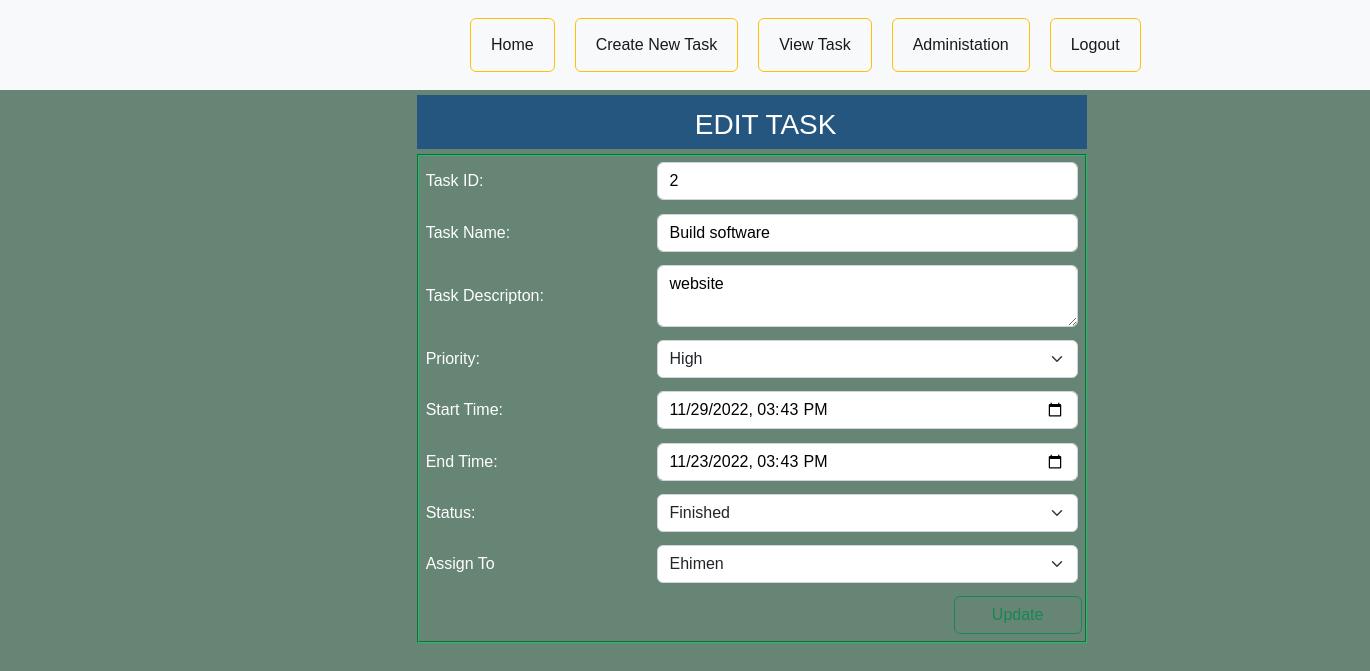
The page /update-task.php?id=2 on the database its author committed.
### tables this page shows
CREATE TABLE `task_tbl` (
  `id` int(5) NOT NULL,
  `task_description` varchar(255) NOT NULL,
  `task_name` varchar(100) NOT NULL,
  `end_time` datetime NOT NULL,
  `priority` varchar(225) NOT NULL,
  `start_time` datetime NOT NULL,
  `login_id` int(20) NOT NULL DEFAULT 2,
  `status` varchar(11) NOT NULL DEFAULT '0' COMMENT '0=Started, 1=Ongoing, 2=Finished, 3=Canceled',
  `employee_id` int(4) NOT NULL
);

### update-task.php (the view, shortened to what this page needs)
<?php
if(isset($_GET['id'])){
    $task_id = $_GET['id'];
$servername = "localhost";
$username = "root";
$password = "";
$dbname = "task_manager";
$conn = new mysqli($servername, $username, $password, $dbname);
$sql = "SELECT * FROM task_tbl WHERE id = $task_id";
$result = $conn->query($sql);
if ($result->num_rows > 0) {
  while($rows = $result->fetch_assoc()) {
?>
<html>
    <head>
        <link rel="stylesheet" href="css/general_style.css">
        <link href="https://cdn.jsdelivr.net/npm/bootstrap@5.2.2/dist/css/bootstrap.min.css" rel="stylesheet">
    </head>
    <body>
    <?php
      include('sidebar.php');
    ?>
            <div class="container" style="border:none ;">
           <div class="edit-text" style="width:60%;position:relative;left:6.25rem; bottom:45px;">
             <h3 class="edit">EDIT TASK</h3>
           </div>
    <form action="update-task.php" method="POST">
    <div class="whole" style="width: 60%;position:relative;left:100px;top:-3rem;border:2px groove #20bf6b;">
    <table class="tbl-half">
    <tr>
    <td>Task ID: </td>
    <div class="input-group flex-nowrap">
    <td><input type="text" name="task_id" style="color:#000 ;" class="form-control"  aria-describedby="addon-wrapping" value="<?php echo $task_id ?>" required></td>
    </div>
    </tr>
    <tr>
    <td>Task Name: </td>
    <div class="input-group flex-nowrap">
    <td><input type="text" name="task_name" style="color:#000 ;" class="form-control"  aria-describedby="addon-wrapping" value="<?php echo $rows['task_name']; ?>" required></td>
    </div>
    </tr>
    <tr>
    <td>Task Descripton: </td>
    <td>
    <div class="input-group">
    <textarea name="task_description" style="color:#000 ;" class="form-control" required><?php echo $rows['task_description']; ?></textarea>
    </div>
    </td>
    </tr>
    <tr>
      <td>Priority: </td>
        <td>
       <select name="priority"  class="form-select" aria-label="Default select example">
         <option <?php if($rows['priority']=="High"){
         echo "selected ='selected'";
          } ?> value="High" style="color:#000 ;">High</option>
    </select>
    </td>
    </tr>
    <tr>
        <td>Start Time: </td>
        <div class="input-group flex-nowrap">
        <td><input type="datetime-local" name="start_time" style="color:#000 ;" class="form-control" value="<?php echo $rows['start_time']; ?>"></td>
        </div>
    </tr>
    <tr>
        <td>End Time: </td>
        <div class="input-group flex-nowrap">
        <td><input type="datetime-local" name="end_time" style="color:#000 ;" class="form-control" value="<?php echo $rows['end_time']; ?>"></td>
        </div>
    </tr>
    <tr>
		<td>Status: </td>
        <td>
        <select class="form-select" aria-label="Default select example" name="status">
            <option value="2" <?php if($rows['status'] == 2){ ?>selected <?php } ?> style="color:#000 ;">Finished</option>
        </select>
        </td>
    </tr>
        <tr>
            <td>Assign To</td>
            <td>
            <?php
             $sql2 = "SELECT employee_id, username FROM tbl_admin WHERE login_id = 2";
            $res2 = mysqli_query($conn, $sql2);
            ?>
            <select  class="form-select" aria-label="Default select example" name="employee_id" <?php if($employee_id = 2)?>>
                <?php while($rows = mysqli_fetch_assoc($res2)){ ?>
                    <option value="<?php echo $rows['employee_id']; ?>" <?php
                        if($rows['employee_id'] == $rows['employee_id']){
                     ?> selected <?php } ?> style="color:#000 ;" ><?php echo $rows['username']; ?></option>
                    <?php } ?>
            </select>
            </td>
        </tr>
    <tr>
       <td><input type="submit" value="Update"  class="btn btn-outline-success" style="width:8rem;position:relative;left:33rem" name="submit"></td>
    </tr>
    </table>
    </div>
    </form>
</div>
</body>
</html>
<?php
  }
} else {
  echo "0 results";
}
}
?>

### sidebar.php (shortened to what this page needs)
<html>
    <head>
        <link rel="stylesheet" href="css/home_style.css">
        <link href="https://cdn.jsdelivr.net/npm/bootstrap@5.2.2/dist/css/bootstrap.min.css" rel="stylesheet">
    </head>
    <body class="body">
<nav class="navbar navbar-expand-lg bg-light">
  <div class="container-fluid">
    <div class="collapse navbar-collapse" id="navbarSupportedContent">
      <ul class="navbar-nav me-auto mb-2 mb-lg-0 nav">
        <button class="btn btn-outline-warning pages">
        <li class="nav-item">
          <a class="nav-link active" aria-current="page" href="home.php">Home</a>
        </li>
        </button>
        <button class="btn btn-outline-warning pages">
        <li class="nav-item">
          <a class="nav-link active" aria-current="page" href="add-task.php">Create New Task</a>
        </li>
        </button>
        <button class="btn btn-outline-warning pages">
        <li class="nav-item">
          <a class="nav-link active" aria-current="page" href="index.php">View Task</a>
        </li>
        </button>
            <button class="btn btn-outline-warning pages">
            <li class="nav-item">
            <a class="nav-link active" aria-current="page" href="administation.php">Administation</a>
            </li>
            </button>
            <button class="btn btn-outline-warning pages">
            <li class="nav-item">
            <a class="nav-link active" aria-current="page" href="logout.php">Logout</a>
            </li>
            </button>
      </ul>
    </div>
  </div>
</nav>
    </body>
</html>

### css/general_style.css (style rules this page uses)
body { background-color: #0C3B4A; }
* { color:#fff; margin: 0px; padding: 0px; font-family: Verdana, Geneva, Tahoma, sans-serif; }
.container { width: 70%; height:92% ; border:2px solid #20bf6b; position: relative; left: 190px; top: 10px; }
.whole { width: 85%; position: relative; left: 73px; top: 10px; }
.edit { position: relative; left: 40%; top: 3px; padding: 10px; }
.edit-text { background-color: #245680; width: 90% ; position: relative; left: 48px; }
h3 { margin: 2% 0px; }
table { width: 100%; border-radius: 3px solid #0C3B4A; }
table tr td { padding: 1%; }
.tbl-half { width: 100%; }
input { width: 104%; margin: 0px; padding: 8px; border-radius: 5px; }
select { width: 105%; margin: 0px; padding: 8px; border-radius: 5px; }
textarea { border-radius: 5px; width: 105%; }

### css/home_style.css (style rules this page uses)
.body { background-color: #03351a9a; }
* { margin: 0px; padding: 0px; font-family: Verdana, Geneva, Tahoma, sans-serif; }
.container { position: relative; top: 50px; }
.navbar { position: fixed; }
.nav { display: flex; position: relative; left: 28rem; }
.pages { margin: 10px; }
input { background: transparent; }

### rows shown on the page
task_tbl: task_name "Build software", task_description "website", priority "High", start_time "11/29/2022 15:43", end_time "11/23/2022 15:43", status "Finished"

### other values the page prints
form field employee_id "Ehimen"
